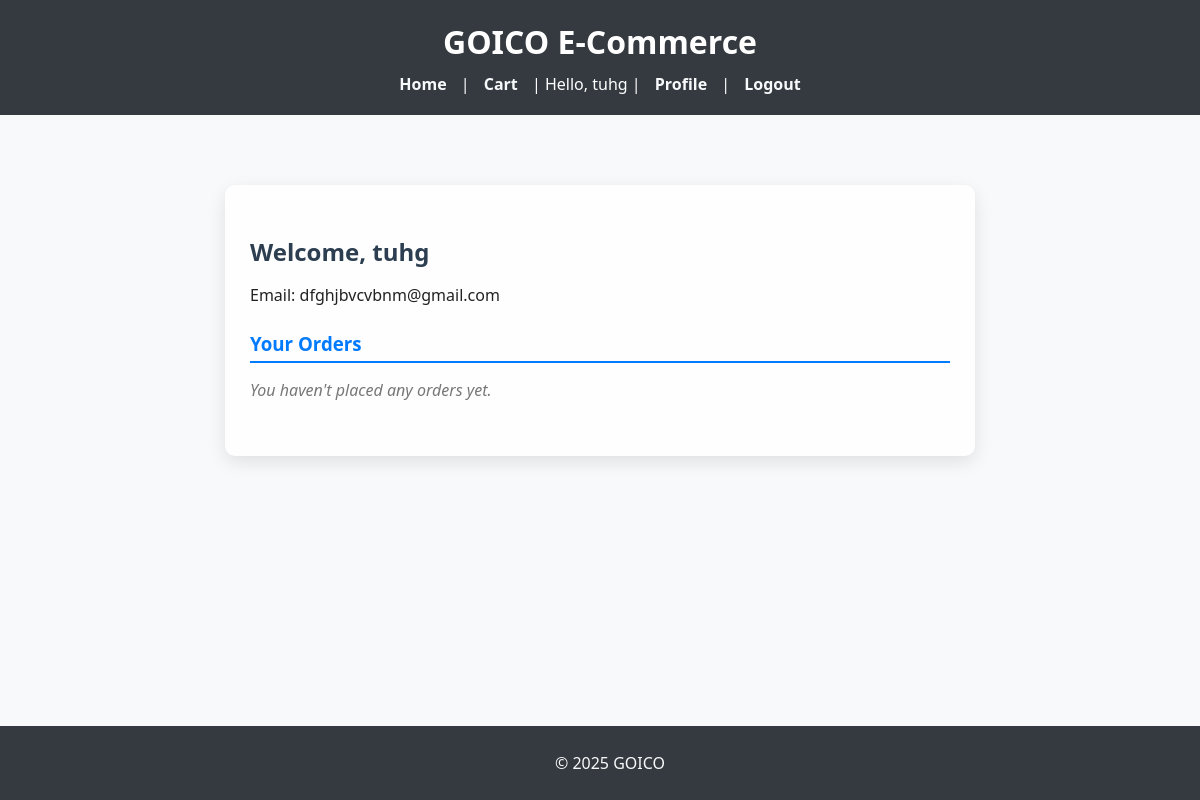
/accounts/profile/ (signed in), run on an earlier commit of the app's database.
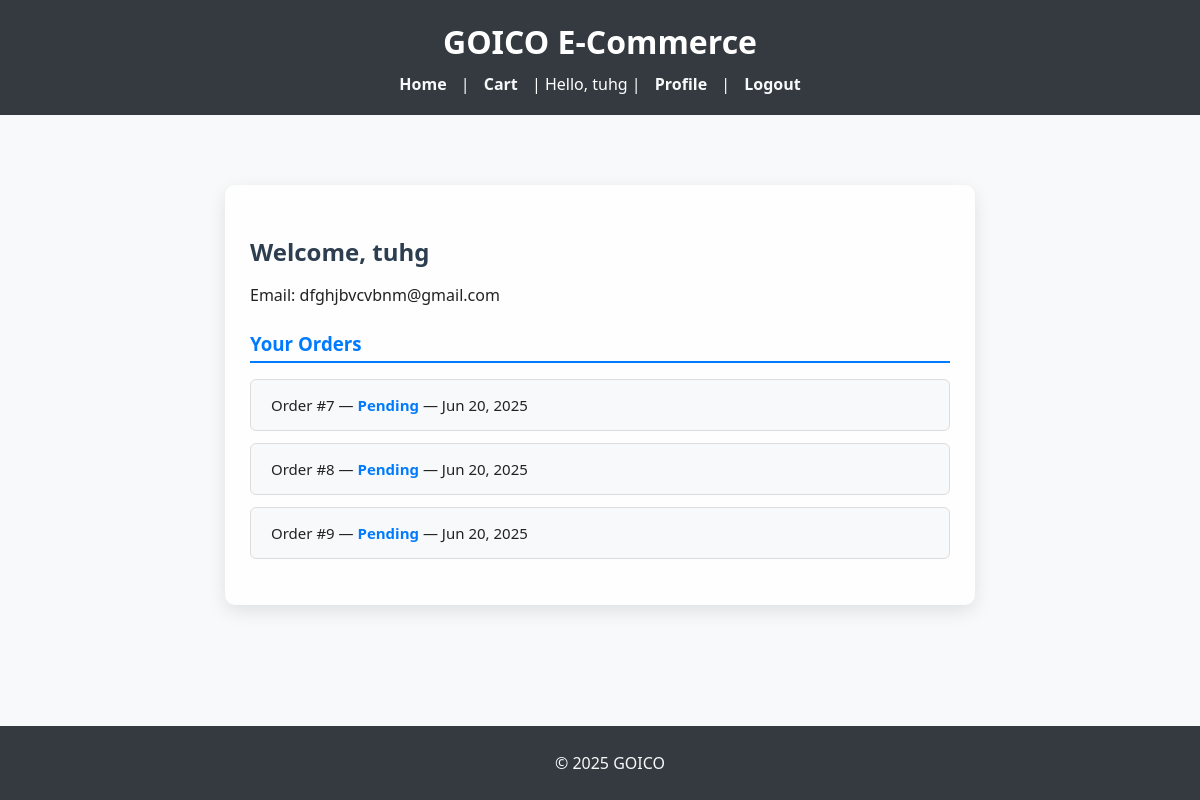
And on a later commit of the database.
### shop/models.py (models this page shows, shortened)
class Order(models.Model):
    STATUS_CHOICES = [
        ('Pending', 'Pending'),
        ('Processing', 'Processing'),
        ('Shipped', 'Shipped'),
        ('Delivered', 'Delivered'),
        ('Cancelled', 'Cancelled'),
    ]
    user = models.ForeignKey(User, on_delete=models.SET_NULL, null=True, blank=True)
    full_name = models.CharField(max_length=100)
    address = models.TextField()
    payment_method = models.CharField(max_length=50)
    date_ordered = models.DateTimeField(auto_now_add=True)
    status = models.CharField(max_length=20, choices=STATUS_CHOICES, default='Pending')

### shop/views.py (the view)
# urls.py: path('accounts/profile/', views.profile, name='profile'),
@login_required
def profile(request):
    orders = Order.objects.filter(user=request.user)
    return render(request, 'shop/profile.html', {'orders': orders})

### shop/templates/shop/profile.html (shortened to what this page needs)
{% extends 'base.html' %}
{% block content %}
<div class="profile-container">
  <h2>Welcome, {{ request.user.username }}</h2>
  <p>Email: {{ request.user.email }}</p>
  <h3>Your Orders</h3>
  {% if orders %}
    <ul class="orders-list">
      {% for order in orders %}
        <li>
          Order #{{ order.id }} — <strong>{{ order.status }}</strong> — {{ order.date_ordered|date:"M d, Y" }}
        </li>
      {% endfor %}
    </ul>
  {% else %}
    <p class="no-orders">You haven't placed any orders yet.</p>
  {% endif %}
</div>
{% endblock %}

### shop/templates/base.html (shortened to what this page needs)
<!DOCTYPE html>
<html>
<head>
</head>
<body>
    <header>
        <h1>GOICO E-Commerce</h1>
        <nav>
            <a href="{% url 'product_list' %}">Home</a> |
            <a href="{% url 'view_cart' %}">Cart</a> |
            {% if user.is_authenticated %}
                Hello, {{ user.username }} |
                <a href="{% url 'profile' %}">Profile</a> |
                <a href="{% url 'logout' %}">Logout</a>
            {% else %}
                <a href="{% url 'login' %}">Login</a> |
                <a href="{% url 'signup' %}">Sign Up</a>
            {% endif %}
        </nav>
    </header>
    <main>
        {% block content %}{% endblock %}
    </main>
    <footer>
        <p>&copy; 2025 GOICO</p>
    </footer>
</body>
</html>

### shop/templates/base.html (style rules this page uses)
body { font-family: 'Segoe UI', Tahoma, Geneva, Verdana, sans-serif; margin: 0; padding: 0; background-color: #f8f9fa; color: #333; }
header { background-color: #343a40; color: #fff; padding: 20px; text-align: center; }
header h1 { margin: 0; font-size: 2rem; }
nav { margin-top: 10px; }
nav a { color: #f8f9fa; text-decoration: none; margin: 0 10px; font-weight: bold; }
main { padding: 20px; max-width: 900px; margin: auto; }
footer { text-align: center; background-color: #343a40; color: #f8f9fa; padding: 10px; position: fixed; bottom: 0; width: 100%; }

### shop/templates/shop/profile.html (style rules this page uses)
.profile-container { max-width: 700px; margin: 50px auto; padding: 30px 25px; background: #fefefe; border-radius: 10px; box-shadow: 0 6px 18px rgba(0,0,0,0.1); font-family: 'Segoe UI', Tahoma, Geneva, Verdana, sans-serif; color: #222; }
.profile-container h2 { margin-bottom: 10px; font-weight: 700; color: #2c3e50; }
.profile-container p { font-size: 16px; margin-bottom: 25px; }
.profile-container h3 { margin-bottom: 15px; border-bottom: 2px solid #007bff; padding-bottom: 5px; color: #007bff; }
ul.orders-list { list-style-type: none; padding-left: 0; }
ul.orders-list li { background: #f8f9fa; border: 1px solid #ddd; margin-bottom: 12px; padding: 15px 20px; border-radius: 6px; font-size: 15px; transition: background-color 0.3s ease; }
ul.orders-list li strong { color: #007bff; }

What changed in the data, as far as the page shows it:
added Order: id "7", status "Pending", date_ordered "Jun 20, 2025"
added Order: id "8", status "Pending", date_ordered "Jun 20, 2025"
added Order: id "9", status "Pending", date_ordered "Jun 20, 2025"
Also different on the page:
text no longer shown: "You haven't placed any orders yet."
